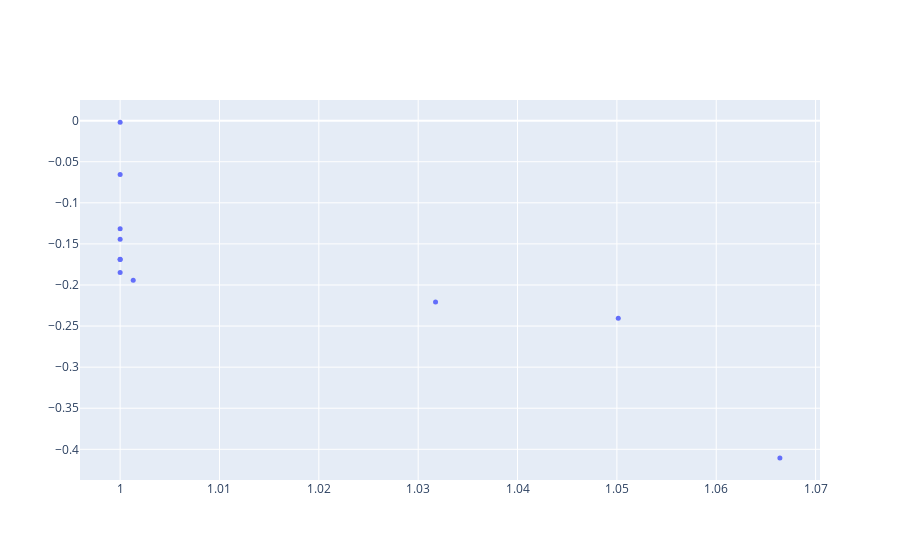

The code cell stored with this chart in its notebook:
### Code cell
import plotly.graph_objects as go
fig2 = go.Figure(data=go.Scatter(x=obj[:,0],
                                   y=obj[:,1],
                                   mode="markers",
                                   marker_size=5))
fig2

### Figure 1 — Plotly figure (JSON) as saved in the notebook; plotly's stock layout.template omitted (floating-point values rounded to 4 significant figures)
{"data": [{"marker": {"size": 5}, "mode": "markers", "type": "scatter", "x": [1.066, 1.05, 1.032, 1.001, 1.0, 1.0, 1.0, 1.0, 1.0, 1.0, 1.0], "y": [-0.4104, -0.2405, -0.2206, -0.1942, -0.169, -0.1849, -0.1688, -0.1443, -0.06565, -0.1316, -0.001789]}], "layout": {}}
